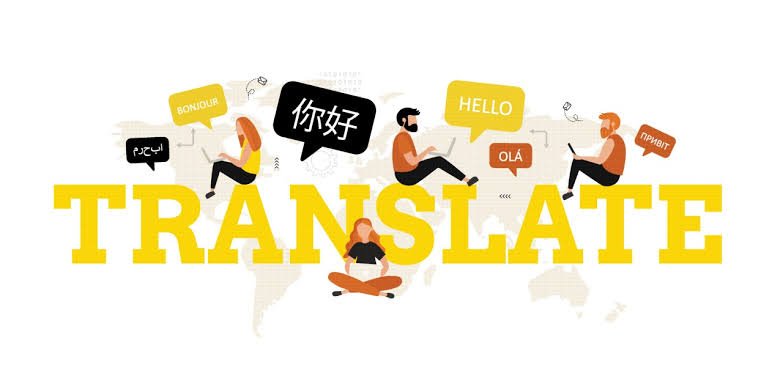
#> input picture day_19/input images/sample_translation.jpeg, 783 x 392 px, found by its file name
$ python affine_trans.py
#> lines starting #> are read from the running program, lines starting #| are printed output that depends on the picture
import cv2
import numpy as np
img=cv2.imread("C:/Users/User/Documents/GitHub/day_19/sample_translation.jpeg")
#> img is the input picture: shape (392, 783, 3); mean B, G, R 213.8, 237.8, 244.3
height,width,chanel=img.shape
#> height = 392; width = 783; chanel = 3
p1=np.float32([[100,50],[680,50],[100,320]])
p2=np.float32([[50,100],[700,30],[180,350]])
matrix=cv2.getAffineTransform(p1,p2)
affined=cv2.warpAffine(img,matrix,(width,height))
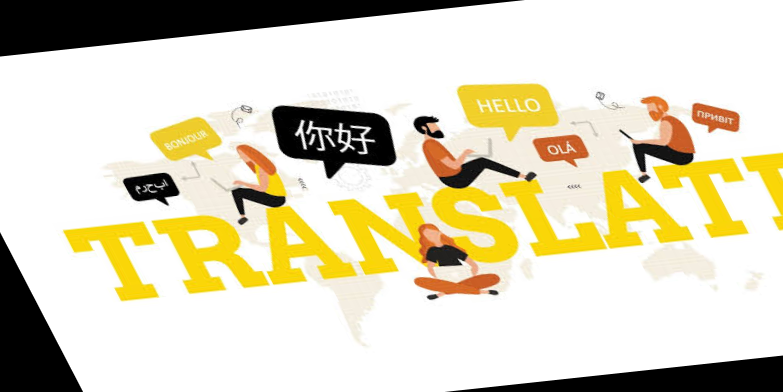
#> affined: shape (392, 783, 3); mean B, G, R 188.8, 213.5, 220.3
cv2.imshow("Original",img)
cv2.imshow("affined",affined)
cv2.imwrite("affine_trans.jpg",affined)
cv2.waitKey(0)
cv2.destroyAllWindows

$ run again, with day_19/input images/challenge3.webp saved as day_19/input images/sample_translation.jpeg
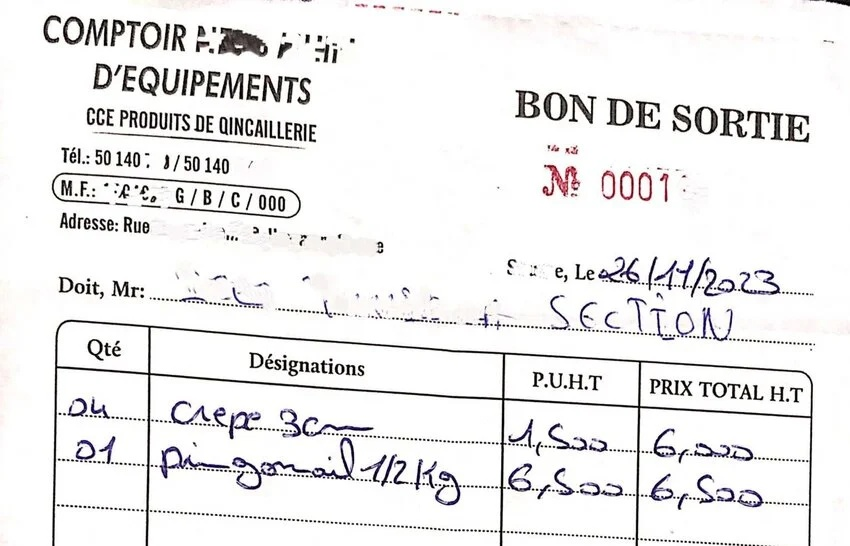
#> input picture day_19/input images/challenge3.webp, 850 x 546 px, found by its file name
#> img is the input picture: shape (546, 850, 3); mean B, G, R 236, 235.9, 236.6
#> `affined=cv2.warpAffine(img,matrix,(width,height))`:
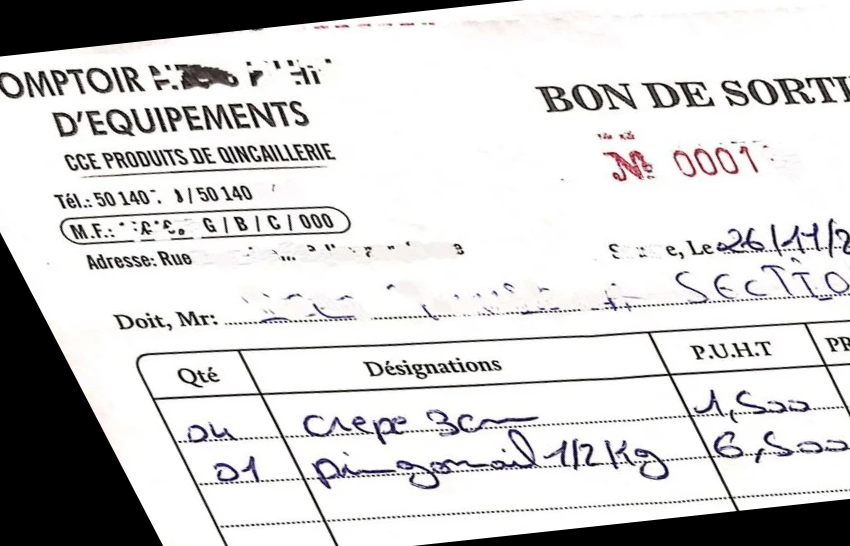
#> affined: shape (546, 850, 3); mean B, G, R 209.2, 209.2, 209.9
